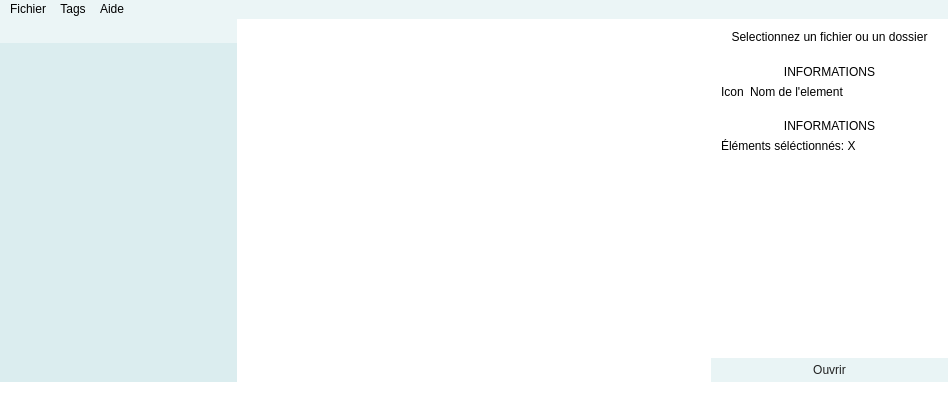
<?xml version="1.0" encoding="UTF-8"?>
<ui version="4.0">
 <class>MainWindow</class>
 <widget class="QMainWindow" name="MainWindow">
  <property name="geometry">
   <rect>
    <x>0</x>
    <y>0</y>
    <width>948</width>
    <height>404</height>
   </rect>
  </property>
  <property name="sizePolicy">
   <sizepolicy hsizetype="Expanding" vsizetype="Expanding">
    <horstretch>1</horstretch>
    <verstretch>1</verstretch>
   </sizepolicy>
  </property>
  <property name="windowTitle">
   <string>Marco Polo</string>
  </property>
  <property name="autoFillBackground">
   <bool>false</bool>
  </property>
  <property name="styleSheet">
   <string notr="true">QVBoxLayout#centerPanel {
	border : 1px solid #264ca4ae
}

QWidget {
	background-color : white; 
	border: 0px solide transparent; 
}
QListWidget#listWidget, QTreeView#treeView { 
	background-color : #334ca4ae; 
} 
QMenuBar {
	background-color : #1D4ca4ae
}

QPushButton {
	border : 0px solid transparent;
	min-width:20px; 
	padding: 5px 0px 5px 0px; 
	color:#212121
}
QPushButton:pressed {
	background-color : #334ca4ae
}
QPushButton#openButton {
	background-color : #204ca4ae;
}

QPushButton#filterButton, QPushButton#treeButton { 
	border: 0px solid transparent; }
QPushButton#filterButton:!focus, QPushButton#treeButton:!focus {
	background-color : #1D4ca4ae; 
}
QPushButton#filterButton:default, QPushButton#treeButton:default {
	background-color : #334ca4ae; 
	color:white; 
	font-weight: bold; 
	border-top: 1px solid #4ca4ae; 
}
QPushButton:hover {
	background-color : #264ca4ae; 
}

QTreeView::item:hover {background-color : #404ca4ae;} 
QTreeView::item:selected {background-color : #804ca4ae; color:white} 
QTableView::item:hover {background-color : #404ca4ae;}
QTableView::item:selected {background-color : #804ca4ae; color:white}

 QScrollBar:vertical {
     background: #FAFAFA;
     width: 15px;
     margin: 22px 0 22px 0;
 }
 QScrollBar::handle:vertical {
     background: #804ca4ae;
     border: 1px solid #4ca4ae;
     min-height: 20px;
 }
 QScrollBar::add-line:vertical {
     background: #FAFAFA;
     height: 20px;
     subcontrol-position: bottom;
     subcontrol-origin: margin;
 }

 QScrollBar::sub-line:vertical {
     background: #FAFAFA;
     height: 20px;
     subcontrol-position: top;
     subcontrol-origin: margin;
 }
 QScrollBar::up-arrow:vertical, QScrollBar::down-arrow:vertical {
     width: 3px;
     height: 3px;
     background: #4ca4ae;
 }

 QScrollBar::add-page:vertical, QScrollBar::sub-page:vertical {
     background: none;
 }</string>
  </property>
  <property name="unifiedTitleAndToolBarOnMac">
   <bool>true</bool>
  </property>
  <widget class="QWidget" name="centralWidget">
   <property name="sizePolicy">
    <sizepolicy hsizetype="Maximum" vsizetype="Maximum">
     <horstretch>1</horstretch>
     <verstretch>1</verstretch>
    </sizepolicy>
   </property>
   <property name="maximumSize">
    <size>
     <width>100000</width>
     <height>100000</height>
    </size>
   </property>
   <property name="autoFillBackground">
    <bool>false</bool>
   </property>
   <layout class="QGridLayout" name="gridLayout">
    <property name="leftMargin">
     <number>0</number>
    </property>
    <property name="topMargin">
     <number>0</number>
    </property>
    <property name="rightMargin">
     <number>0</number>
    </property>
    <property name="bottomMargin">
     <number>0</number>
    </property>
    <property name="spacing">
     <number>0</number>
    </property>
    <item row="0" column="0">
     <layout class="QHBoxLayout" name="horizontalLayout" stretch="1,2,1">
      <property name="spacing">
       <number>0</number>
      </property>
      <item>
       <layout class="QVBoxLayout" name="leftPanel">
        <property name="spacing">
         <number>0</number>
        </property>
        <item>
         <layout class="QHBoxLayout" name="horizontalLayout_2">
          <property name="spacing">
           <number>0</number>
          </property>
          <item>
           <widget class="QPushButton" name="filterButton">
            <property name="autoFillBackground">
             <bool>false</bool>
            </property>
            <property name="text">
             <string/>
            </property>
            <property name="icon">
             <iconset resource="marcopoloresources.qrc">
              <normaloff>:/ic_filter.png</normaloff>:/ic_filter.png</iconset>
            </property>
            <property name="checkable">
             <bool>false</bool>
            </property>
            <property name="default">
             <bool>false</bool>
            </property>
            <property name="flat">
             <bool>false</bool>
            </property>
           </widget>
          </item>
          <item>
           <widget class="QPushButton" name="treeButton">
            <property name="styleSheet">
             <string notr="true"/>
            </property>
            <property name="text">
             <string/>
            </property>
            <property name="icon">
             <iconset resource="marcopoloresources.qrc">
              <normaloff>:/ic_arbo.png</normaloff>:/ic_arbo.png</iconset>
            </property>
            <property name="default">
             <bool>false</bool>
            </property>
           </widget>
          </item>
         </layout>
        </item>
        <item>
         <widget class="QListWidget" name="listWidget">
          <property name="enabled">
           <bool>true</bool>
          </property>
          <property name="autoFillBackground">
           <bool>false</bool>
          </property>
          <property name="styleSheet">
           <string notr="true">
</string>
          </property>
         </widget>
        </item>
        <item>
         <widget class="QTreeView" name="treeView">
          <property name="enabled">
           <bool>true</bool>
          </property>
          <property name="autoFillBackground">
           <bool>false</bool>
          </property>
          <property name="styleSheet">
           <string notr="true"/>
          </property>
         </widget>
        </item>
       </layout>
      </item>
      <item>
       <layout class="QVBoxLayout" name="centerPanel" stretch="0,0">
        <property name="spacing">
         <number>0</number>
        </property>
        <item>
         <layout class="QGridLayout" name="pathBar">
          <property name="spacing">
           <number>0</number>
          </property>
          <item row="0" column="1">
           <widget class="QLineEdit" name="pathEdit">
            <property name="styleSheet">
             <string notr="true"/>
			 </property>
            <property name="enabled">
             <bool>true</bool>
            </property>
           </widget>
          </item>
          <item row="0" column="0">
           <widget class="QPushButton" name="parentButton">
            <property name="maximumSize">
             <size>
              <width>30</width>
              <height>25</height>
             </size>
            </property>
            <property name="text">
             <string/>
            </property>
            <property name="icon">
             <iconset resource="marcopoloresources.qrc">
              <normaloff>:/ic_subdirectory.png</normaloff>:/ic_subdirectory.png</iconset>
            </property>
           </widget>
          </item>
          <item row="0" column="3">
           <widget class="QPushButton" name="clearButton">
            <property name="maximumSize">
             <size>
              <width>25</width>
              <height>25</height>
             </size>
            </property>
            <property name="text">
             <string/>
            </property>
            <property name="icon">
             <iconset resource="marcopoloresources.qrc">
              <normaloff>:/ic_delete.png</normaloff>:/ic_delete.png</iconset>
            </property>
           </widget>
          </item>
          <item row="0" column="2">
           <widget class="QLineEdit" name="tagsEdit">
            <property name="styleSheet">
             <string notr="true"/>
            </property>
           </widget>
          </item>
         </layout>
        </item>
        <item>
         <widget class="QTableView" name="tableView">
          <property name="showGrid">
           <bool>false</bool>
          </property>
          <attribute name="verticalHeaderVisible">
           <bool>false</bool>
          </attribute>
          <attribute name="verticalHeaderDefaultSectionSize">
           <number>23</number>
          </attribute>
         </widget>
        </item>
       </layout>
      </item>
      <item>
       <layout class="QVBoxLayout" name="rightPanel">
        <property name="spacing">
         <number>0</number>
        </property>
        <item>
         <widget class="QWidget" name="noneSelectedInformation" native="true">
          <layout class="QVBoxLayout" name="noneSelectedInfo">
           <item>
            <widget class="QLabel" name="label_4">
             <property name="text">
              <string>Selectionnez un fichier ou un dossier</string>
             </property>
             <property name="alignment">
              <set>Qt::AlignCenter</set>
             </property>
            </widget>
           </item>
          </layout>
         </widget>
        </item>
        <item>
         <widget class="QWidget" name="oneSelectedInformation" native="true">
          <layout class="QVBoxLayout" name="oneSelectedInfo">
           <property name="leftMargin">
            <number>10</number>
           </property>
           <property name="topMargin">
            <number>10</number>
           </property>
           <property name="rightMargin">
            <number>10</number>
           </property>
           <property name="bottomMargin">
            <number>10</number>
           </property>
           <item>
            <widget class="QLabel" name="label">
             <property name="text">
              <string>INFORMATIONS</string>
             </property>
             <property name="alignment">
              <set>Qt::AlignCenter</set>
             </property>
            </widget>
           </item>
           <item>
            <layout class="QHBoxLayout" name="horizontalLayout_3" stretch="0,1">
             <item>
              <widget class="QLabel" name="iconLabel">
               <property name="text">
                <string>Icon</string>
               </property>
              </widget>
             </item>
             <item>
              <widget class="QLabel" name="nameLabel">
               <property name="text">
                <string>Nom de l'element</string>
               </property>
              </widget>
             </item>
            </layout>
           </item>
          </layout>
         </widget>
        </item>
        <item>
         <widget class="QWidget" name="multiSelectedInformation" native="true">
          <layout class="QVBoxLayout" name="verticalLayout_6">
           <property name="leftMargin">
            <number>10</number>
           </property>
           <property name="topMargin">
            <number>10</number>
           </property>
           <property name="rightMargin">
            <number>10</number>
           </property>
           <property name="bottomMargin">
            <number>10</number>
           </property>
           <item>
            <widget class="QLabel" name="label_5">
             <property name="text">
              <string>INFORMATIONS</string>
             </property>
             <property name="alignment">
              <set>Qt::AlignCenter</set>
             </property>
            </widget>
           </item>
           <item>
            <widget class="QLabel" name="countLabel">
             <property name="text">
              <string>Éléments séléctionnés: X</string>
             </property>
            </widget>
           </item>
          </layout>
         </widget>
        </item>
        <item>
         <widget class="QListView" name="tagListView"/>
        </item>
        <item>
         <widget class="QPushButton" name="openButton">
          <property name="text">
           <string>Ouvrir</string>
          </property>
         </widget>
        </item>
       </layout>
      </item>
     </layout>
    </item>
   </layout>
  </widget>
  <widget class="QMenuBar" name="menuBar">
   <property name="geometry">
    <rect>
     <x>0</x>
     <y>0</y>
     <width>948</width>
     <height>21</height>
    </rect>
   </property>
   <widget class="QMenu" name="menuFile">
    <property name="title">
     <string>Fichier</string>
    </property>
    <addaction name="actionQuit"/>
   </widget>
   <widget class="QMenu" name="menuTag">
    <property name="title">
     <string>Tags</string>
    </property>
    <addaction name="actionAjouter"/>
    <addaction name="actionSupprimer"/>
   </widget>
   <widget class="QMenu" name="menuAide">
    <property name="title">
     <string>Aide</string>
    </property>
    <addaction name="actionDocumentation"/>
   </widget>
   <addaction name="menuFile"/>
   <addaction name="menuTag"/>
   <addaction name="menuAide"/>
  </widget>
  <widget class="QStatusBar" name="statusBar"/>
  <action name="actionFile">
   <property name="text">
    <string>File</string>
   </property>
  </action>
  <action name="actionQuit">
   <property name="text">
    <string>Quitter</string>
   </property>
  </action>
  <action name="actionAjouter">
   <property name="text">
    <string>Ajouter</string>
   </property>
  </action>
  <action name="actionSupprimer">
   <property name="text">
    <string>Supprimer</string>
   </property>
  </action>
  <action name="actionDocumentation">
   <property name="text">
    <string>Documentation</string>
   </property>
  </action>
 </widget>
 <layoutdefault spacing="6" margin="11"/>
 <resources>
  <include location="marcopoloresources.qrc"/>
 </resources>
 <connections/>
</ui>
